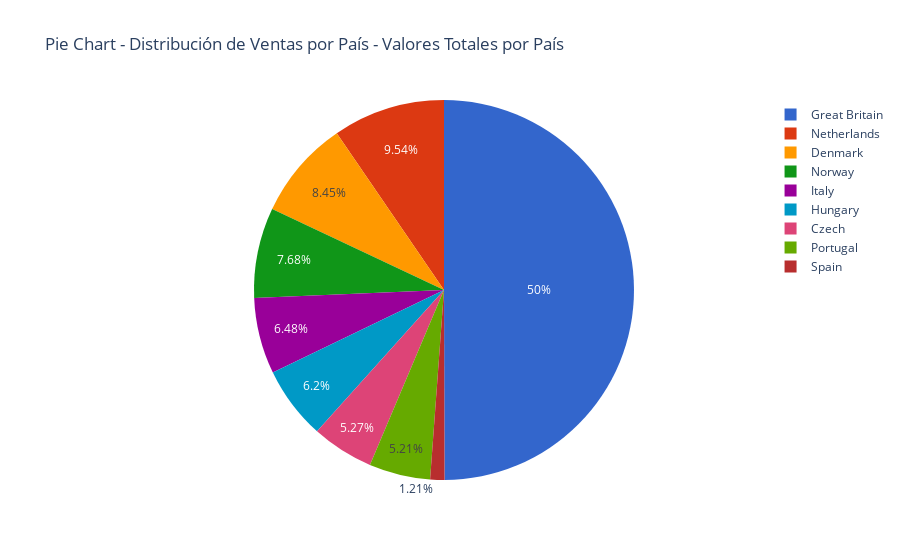

The cell this chart's notebook holds for it:
### Markdown cell above
### Cada país.

### Code cell
# Filtra datos donde 'SCENARIO' es 'actual', agrupa por 'COUNTRY' y suma 'AMOUNT', luego ordena por 'AMOUNT'
df_grouped = data[data['SCENARIO'] == 'actual'].groupby(['COUNTRY'], as_index=False)['AMOUNT'].sum().sort_values('AMOUNT')
# Visualizar el piechart
fig = px.pie(df_grouped, names='COUNTRY', values='AMOUNT',
             title='Pie Chart - Distribución de Ventas por País - Valores Totales por País',
             labels={'COUNTRY': 'País', 'AMOUNT': 'Cantidad Vendida'},
             color_discrete_sequence=px.colors.qualitative.G10)
# Mostrar la gráfica
fig.show()

### Figure 1 — Plotly figure (JSON) as saved in the notebook; plotly's stock layout.template omitted (floating-point values rounded to 4 significant figures)
{"data": [{"domain": {"x": [0, 1], "y": [0, 1]}, "hovertemplate": "País=%{label}<br>Cantidad Vendida=%{value}<extra></extra>", "labels": ["Spain", "Portugal", "Czech", "Hungary", "Italy", "Norway", "Denmark", "Netherlands", "Great Britain"], "legendgroup": "", "name": "", "showlegend": true, "type": "pie", "values": [8131000.0, 34890000.0, 35350000.0, 41580000.0, 43450000.0, 51440000.0, 56600000.0, 63960000.0, 334800000.0]}], "layout": {"legend": {"tracegroupgap": 0}, "piecolorway": ["#3366CC", "#DC3912", "#FF9900", "#109618", "#990099", "#0099C6", "#DD4477", "#66AA00", "#B82E2E", "#316395"], "title": {"text": "Pie Chart - Distribución de Ventas por País - Valores Totales por País"}}}
